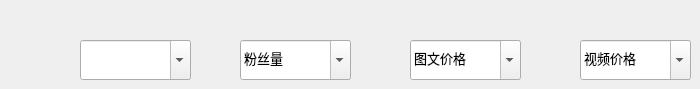
          <widget class="QWidget" name="page_fuzzySearch">
           <widget class="QComboBox" name="cbx_fans">
            <property name="geometry">
             <rect>
              <x>240</x>
              <y>40</y>
              <width>111</width>
              <height>40</height>
             </rect>
            </property>
            <property name="font">
             <font>
              <family>幼圆</family>
              <pointsize>10</pointsize>
              <italic>false</italic>
              <bold>false</bold>
             </font>
            </property>
            <property name="cursor">
             <cursorShape>PointingHandCursor</cursorShape>
            </property>
            <property name="editable">
             <bool>true</bool>
            </property>
            <property name="currentText">
             <string>粉丝量</string>
            </property>
           </widget>
           <widget class="QComboBox" name="cbx_type">
            <property name="geometry">
             <rect>
              <x>80</x>
              <y>40</y>
              <width>111</width>
              <height>40</height>
             </rect>
            </property>
            <property name="font">
             <font>
              <family>幼圆</family>
              <pointsize>10</pointsize>
              <italic>false</italic>
              <bold>false</bold>
             </font>
            </property>
            <property name="cursor">
             <cursorShape>PointingHandCursor</cursorShape>
            </property>
            <property name="editable">
             <bool>true</bool>
            </property>
           </widget>
           <widget class="QComboBox" name="cbx_noteprice">
            <property name="geometry">
             <rect>
              <x>410</x>
              <y>40</y>
              <width>111</width>
              <height>40</height>
             </rect>
            </property>
            <property name="font">
             <font>
              <family>幼圆</family>
              <pointsize>10</pointsize>
              <italic>false</italic>
              <bold>false</bold>
             </font>
            </property>
            <property name="cursor">
             <cursorShape>PointingHandCursor</cursorShape>
            </property>
            <property name="editable">
             <bool>true</bool>
            </property>
            <property name="currentText">
             <string>图文价格</string>
            </property>
           </widget>
           <widget class="QComboBox" name="cbx_vedioprice">
            <property name="geometry">
             <rect>
              <x>580</x>
              <y>40</y>
              <width>111</width>
              <height>40</height>
             </rect>
            </property>
            <property name="font">
             <font>
              <family>幼圆</family>
              <pointsize>10</pointsize>
              <italic>false</italic>
              <bold>false</bold>
             </font>
            </property>
            <property name="cursor">
             <cursorShape>PointingHandCursor</cursorShape>
            </property>
            <property name="editable">
             <bool>true</bool>
            </property>
            <property name="currentText">
             <string>视频价格</string>
            </property>
           </widget>
          </widget>
